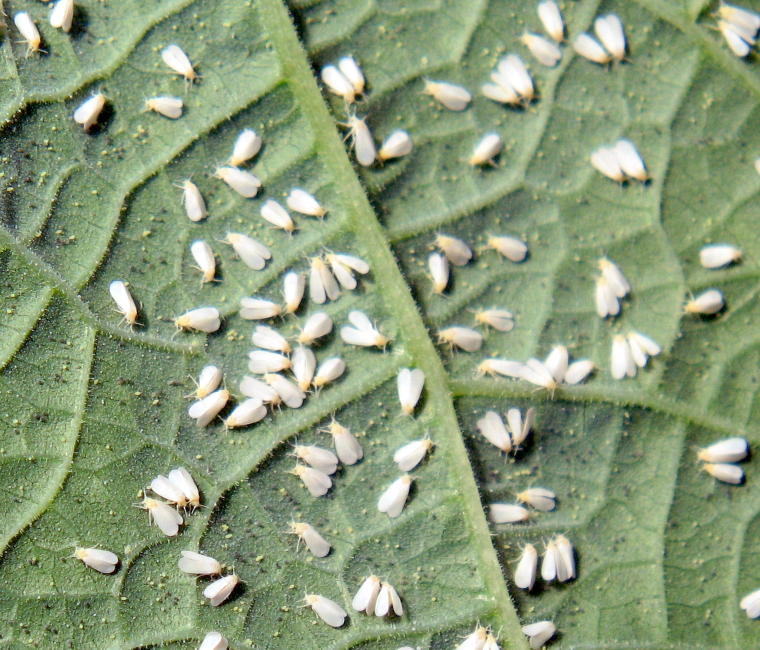
#> input picture input_image.jpg, 1520 x 1300 px (shown at 1/2 size)
$ python countWfly_GH.py input_image.jpg out.png
#> lines starting #> are read from the running program, lines starting #| are printed output that depends on the picture
# -*- coding: utf-8 -*-
"""
Created on Jan 22 17:56:23 2022

@author: juanmir
"""
import numpy as np
from matplotlib import pyplot as plt
from PIL import Image
import sys

# Get the path to the input image from command-line arguments
input_image_path = sys.argv[1]
output_image_path = sys.argv[2]

# import the image
img = plt.imread(input_image_path)
#> img is the input picture: shape (1300, 1520, 3); mean R, G, B 137.3, 154.4, 120
img_copy = img.copy().astype("float")
img_copy.shape

# set parameters
boxHalfRef = 18
percentile = 0.15
percentileBlue = 0.01

# fly's centroid coordinates: 512,1432
matref = img_copy[512-boxHalfRef:512+boxHalfRef, 1432-boxHalfRef:1432+boxHalfRef, 0:3]# using quantiles
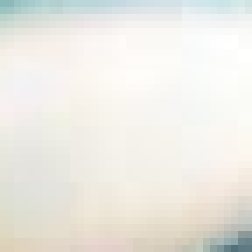
#> matref: shape (36, 36, 3) float64 (shown 7 times larger); mean R, G, B 236.3, 234.8, 228.3

# compute percentiles
Qrefred =  np.quantile(matref[:,:,0], percentile)
#> Qrefred = 224
Qrefgreen = np.quantile(matref[:,:,1], percentile)
#> Qrefgreen = 221
Qrefblue = np.quantile(matref[:,:,2], percentileBlue) # lower because of shadow
#> Qrefblue = 174

#### using percentiles
buffer = 18
boxHalfWindowforNA = boxHalfRef+buffer
whiteflyAmount = 0
for i in np.arange(boxHalfRef, img_copy.shape[0] - boxHalfRef):
    print(i)
    for j in np.arange(boxHalfRef, img_copy.shape[1] - boxHalfRef):

        testedDist = img_copy[i-boxHalfRef:i+boxHalfRef, j-boxHalfRef:j+boxHalfRef, 0:3]

        if np.argwhere(np.isnan(img_copy[i-boxHalfWindowforNA:i+boxHalfWindowforNA, j-boxHalfWindowforNA:j+boxHalfWindowforNA, 0])).shape[0] == 0:  # jump a window having a fly (i.e., there are many NAs)
#> (the run stopped early here; a loop or call above may not have finished)
